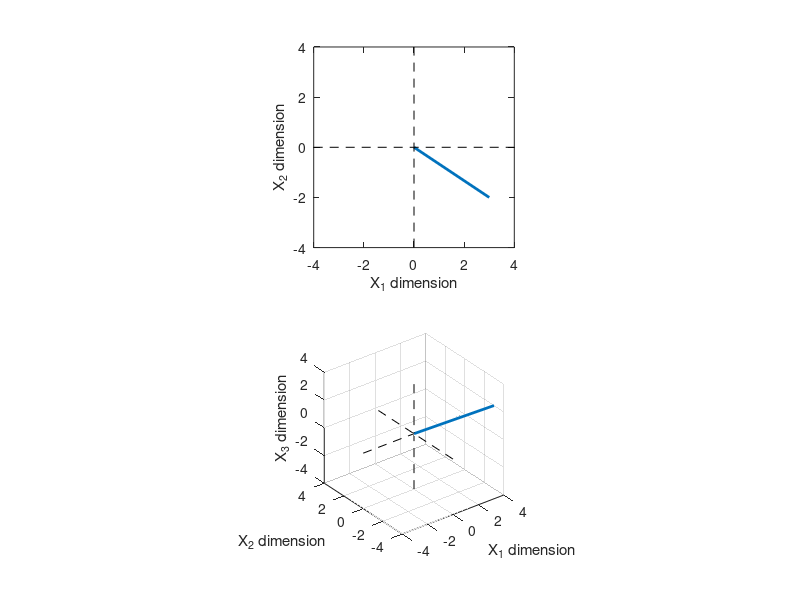
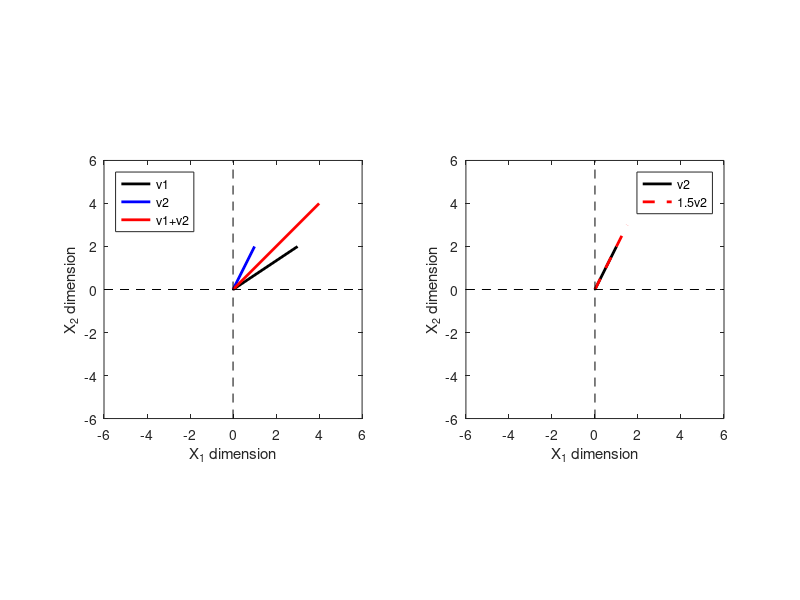
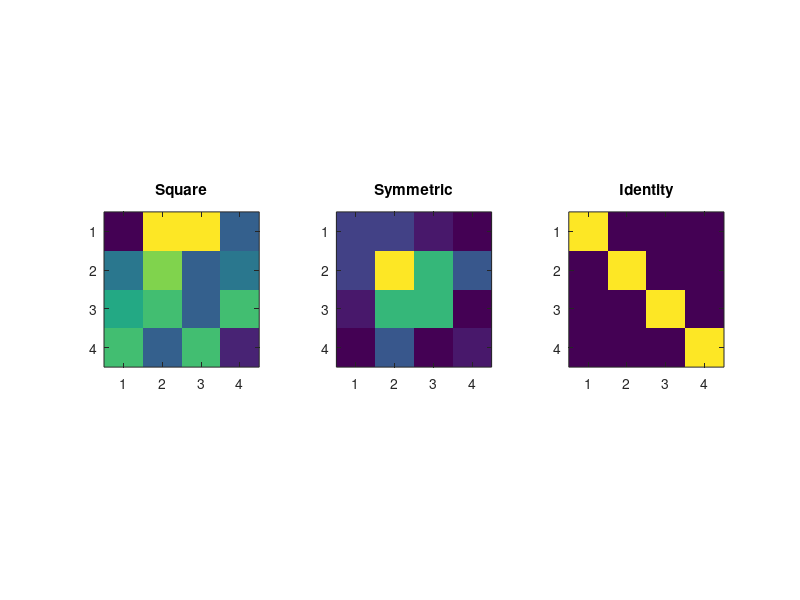
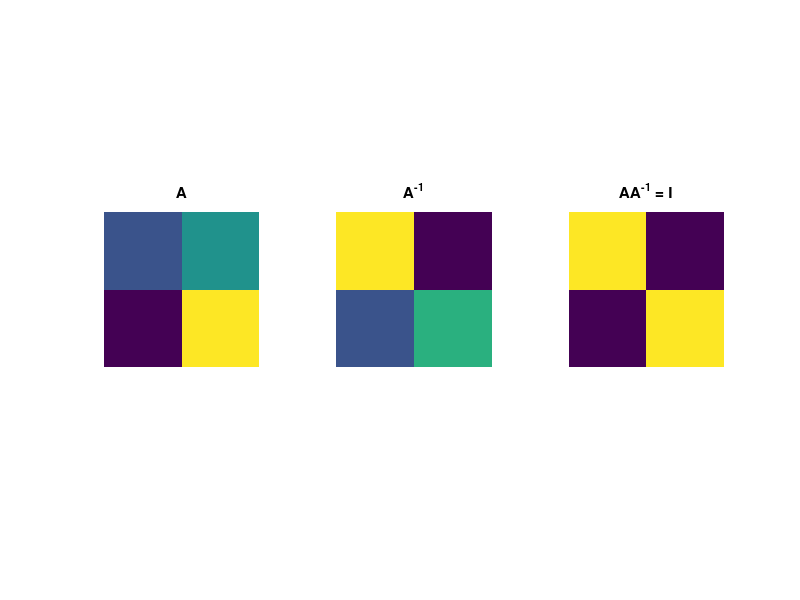

The MATLAB script that drew these images, in order:
%% introduction to linear algebra and matrix analysis

% mikexcohen@gmail.com

%% vectors as lines

% 2-dimensional vector
v2 = [ 3 -2 ];

% 3-dimensional vector
v3 = [ 4 -3 2 ];


% plot them
figure(1), clf
subplot(211)
plot([0 v2(1)],[0 v2(2)],'linew',2)
axis square
axis([ -4 4 -4 4 ])
hold on
plot(get(gca,'xlim'),[0 0],'k--')
plot([0 0],get(gca,'ylim'),'k--')
xlabel('X_1 dimension')
ylabel('X_2 dimension')


subplot(212)
plot3([0 v3(1)],[0 v3(2)],[0 v3(3)],'linew',2)
axis square
axis([ -4 4 -4 4 -4 4 ])
hold on, grid on
plot3(get(gca,'xlim'),[0 0],[0 0],'k--')
plot3([0 0],get(gca,'ylim'),[0 0],'k--')
plot3([0 0],[0 0],get(gca,'zlim'),'k--')
xlabel('X_1 dimension')
ylabel('X_2 dimension')
zlabel('X_3 dimension')

% might be easier to see when rotated
rotate3d on 

%% vector-vector addition

v1 = [3 2]';
v2 = [1; 2];
v3 = v1+v2;

figure(2), clf
subplot(121)
plot([0 v1(1)],[0 v1(2)],'k','linew',2)
axis square
axis([ -6 6 -6 6 ])
hold on
plot([0 v2(1)],[0 v2(2)],'b','linew',2)
plot([0 v3(1)],[0 v3(2)],'r','linew',2)

plot(get(gca,'xlim'),[0 0],'k--')
plot([0 0],get(gca,'ylim'),'k--')
xlabel('X_1 dimension')
ylabel('X_2 dimension')

legend({'v1';'v2';'v1+v2'},'location','northwest') % also specify the location of the legend

%% vector-scalar multiplication

v2m = v2 * 1.5;

% plot them
subplot(122)
plot([0 v2(1)],[0 v2(2)],'k','linew',2)
axis square
axis([ -6 6 -6 6 ])
hold on
plot([0 v2m(1)],[0 v2m(2)],'r--','linew',2)

plot(get(gca,'xlim'),[0 0],'k--')
plot([0 0],get(gca,'ylim'),'k--')
xlabel('X_1 dimension')
ylabel('X_2 dimension')

legend({'v2';'1.5v2'})

%% inner/outer products

% inner product (aka dot product)
v1'*v2
v1(:)'*v2(:)
sum(v1.*v2)
dot(v1,v2)

% outer product
v1*v2'

%% matrix addition

aMat = [2 3; 5 7];

aMat
aMat + 5
aMat * 5

%% Three important matrices

N = 4; % for easy viewing and inspection

% square matrix
sqr = round( 10*rand(N) );

% symmetric matrix
% Use the rule that a matrix times its transpose is symmetric.
% and shrink down by 10 to make the numbers smaller for the figure ;)
sym = round( (sqr'*sqr)/10 ); 



% identity matrix
idt = eye(N);

figure(3), clf
subplot(131), imagesc(sqr), axis square, title('Square')
subplot(132), imagesc(sym), axis square, title('Symmetric')
subplot(133), imagesc(idt), axis square, title('Identity')

%% finding your way around matrices

% create a matrix by reshaping a vector
A = reshape( 1:12, 3,4)

% matrix indexing: state the element you want in the dimensions you want
A(3,2)
A(2:3,3:4)
A([1 3],[1 3 4])

% linear indexing: use one number to access elements (see figure 10.6)
A(4)
A(11)
A(3:5)
A([2 4 10 12])


% the same principle applies in higher dimensions
B = randn(4,2,6,5,3);

% please please please do yourself a favor and 
% use matrix indexing whenever possible!
B(1,2,3,2,1)

% linear indexing can get quite confusing. 
% Where in the matrix is this element??
B(582)

%% matrix multiplication

M1 = 10;
N1 =  5;
M2 = 10;
N2 =  5;

mat1 = randn(M1,N1);
mat2 = randn(M2,N2);

size( mat1*mat2' )

%%


%% transpose

v = [1 2 4 3];
v'
v''
transpose(v')

m = [ 1 3 2; 4 1 2 ];
m'
m''

%% rank

A = [1 1 3; 2 3 -2 ];

rank(A)

%% matrix inverse

A = [2 3; 1 5];
Ainv = inv(A);

figure(5), clf
subplot(131)
imagesc(A)
axis off, axis square
title('A')

subplot(132)
imagesc(Ainv)
axis off, axis square
title('A^-^1')

subplot(133)
imagesc(A*Ainv)
axis off, axis square
title('AA^-^1 = I')

%%

